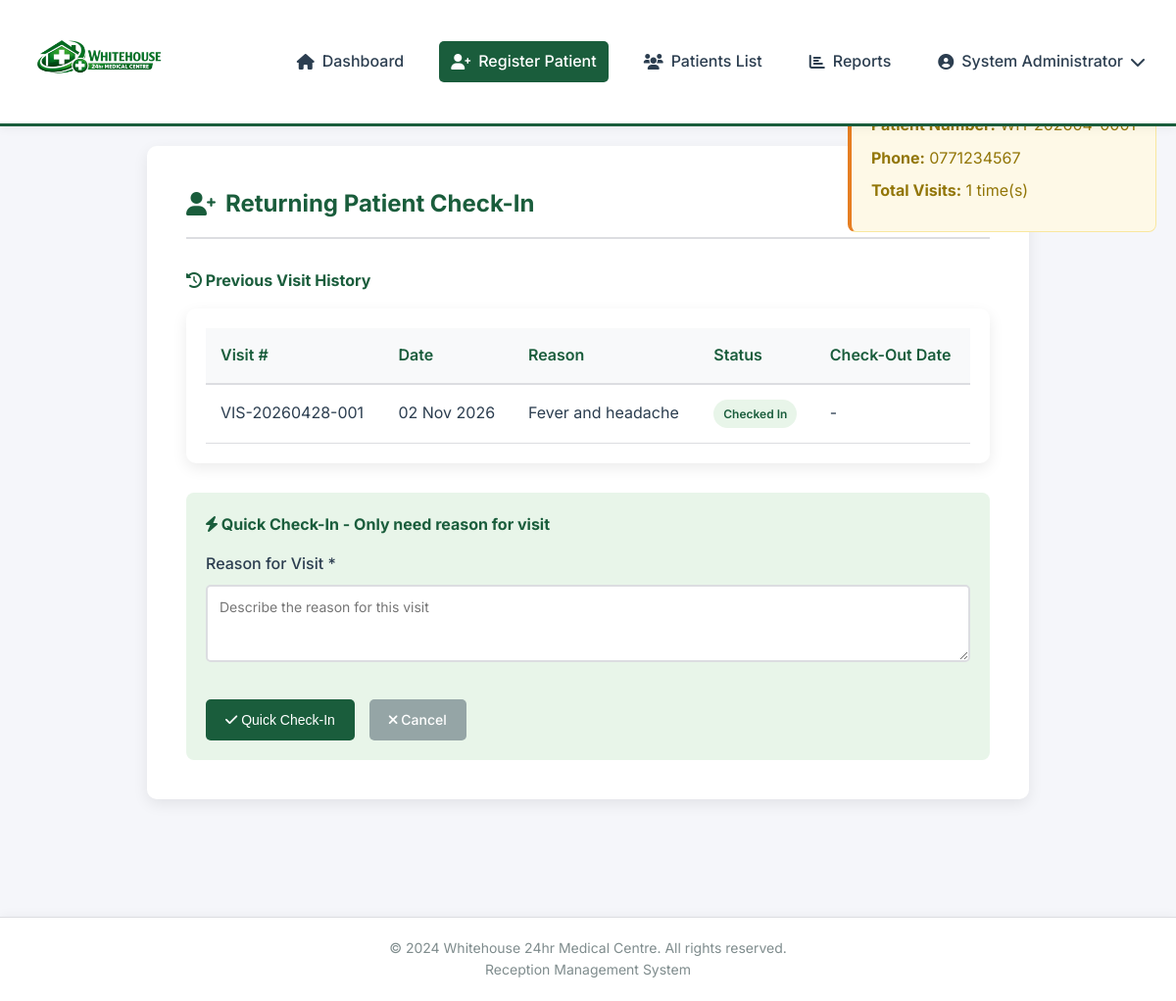
The page /pages/register-patient.php?quick=1 (signed in) on the database its author committed.
### tables this page shows
CREATE TABLE patients (
    patient_id INT PRIMARY KEY AUTO_INCREMENT,
    patient_number VARCHAR(20) UNIQUE NOT NULL,
    first_name VARCHAR(50) NOT NULL,
    last_name VARCHAR(50) NOT NULL,
    date_of_birth DATE NOT NULL,
    gender ENUM('Male', 'Female', 'Other') NOT NULL,
    phone VARCHAR(15),
    email VARCHAR(100),
    address TEXT,
    emergency_contact_name VARCHAR(100),
    emergency_contact_phone VARCHAR(15),
    created_at TIMESTAMP DEFAULT CURRENT_TIMESTAMP
);

CREATE TABLE visits (
    visit_id INT PRIMARY KEY AUTO_INCREMENT,
    patient_id INT NOT NULL,
    visit_number VARCHAR(20) UNIQUE NOT NULL,
    check_in_date DATE NOT NULL,
    check_in_time TIME NOT NULL,
    visit_reason TEXT,
    status ENUM('checked_in', 'checked_out') DEFAULT 'checked_in',
    check_out_date DATE NULL,
    check_out_time TIME NULL,
    check_out_notes TEXT,
    registered_by INT,
    checked_out_by INT,
    created_at TIMESTAMP DEFAULT CURRENT_TIMESTAMP,
    FOREIGN KEY (patient_id) REFERENCES patients(patient_id) ON DELETE CASCADE,
    FOREIGN KEY (registered_by) REFERENCES users(user_id),
    FOREIGN KEY (checked_out_by) REFERENCES users(user_id)
);

### includes/functions.php (called while the page is built, shortened)
<?php
function getPatientById($db, $patient_id) {
    $query = "SELECT * FROM patients WHERE patient_id = :patient_id";
    $stmt = $db->prepare($query);
    $stmt->bindParam(':patient_id', $patient_id);
    $stmt->execute();
    return $stmt->fetch(PDO::FETCH_ASSOC);
}
function getPatientVisits($db, $patient_id) {
    $query = "SELECT v.*,
              u1.full_name as registered_by_name,
              u2.full_name as checked_out_by_name,
              (SELECT COUNT(*) FROM inpatient_admissions WHERE visit_id = v.visit_id) as is_inpatient
              FROM visits v
              LEFT JOIN users u1 ON v.registered_by = u1.user_id
              LEFT JOIN users u2 ON v.checked_out_by = u2.user_id
              WHERE v.patient_id = :patient_id
              ORDER BY v.check_in_date DESC, v.check_in_time DESC";
    $stmt = $db->prepare($query);
    $stmt->bindParam(':patient_id', $patient_id);
    $stmt->execute();
    return $stmt->fetchAll(PDO::FETCH_ASSOC);
}
?>

### pages/register-patient.php (the view, shortened to what this page needs)
<?php
require_once '../includes/functions.php';
$database = new Database();
$db = $database->getConnection();
$returning_patient = null;
$previous_visits = [];
$quick_patient_id = isset($_GET['quick']) ? (int)$_GET['quick'] : 0;
if ($quick_patient_id) {
    $returning_patient = getPatientById($db, $quick_patient_id);
    if ($returning_patient) {
        $previous_visits = getPatientVisits($db, $quick_patient_id);
    }
}
include '../includes/header.php';
?>
<div class="container">
    <div class="form-container">
        <h1 class="form-title"><i class="fas fa-user-plus"></i> <?php echo $returning_patient ? 'Returning Patient Check-In' : 'Register New Patient (Check-In)'; ?></h1>
        <?php if($returning_patient): ?>
            <div class="returning-patient-alert">
                <div class="alert alert-warning returning-warning">
                    <h4><i class="fas fa-user-check"></i> Returning Patient Detected!</h4>
                    <p><strong>Patient:</strong> <?php echo htmlspecialchars($returning_patient['first_name'] . ' ' . $returning_patient['last_name']); ?></p>
                    <p><strong>Patient Number:</strong> <?php echo $returning_patient['patient_number']; ?></p>
                    <p><strong>Phone:</strong> <?php echo $returning_patient['phone'] ?? 'Not provided'; ?></p>
                    <p><strong>Total Visits:</strong> <?php echo count($previous_visits); ?> time(s)</p>
                </div>
                <?php if(!empty($previous_visits)): ?>
                <div class="history-section">
                    <h4><i class="fas fa-history"></i> Previous Visit History</h4>
                    <div class="table-container history-table">
                        <table class="data-table">
                            <thead><tr><th>Visit #</th><th>Date</th><th>Reason</th><th>Status</th><th>Check-Out Date</th></tr></thead>
                            <tbody>
                                <?php foreach($previous_visits as $visit): ?>
                                <tr>
                                    <td><?php echo $visit['visit_number']; ?></td>
                                    <td><?php echo date('d M Y', strtotime($visit['check_in_date'])); ?></td>
                                    <td><?php echo htmlspecialchars($visit['visit_reason']); ?></td>
                                    <td><span class="status-badge <?php echo $visit['status'] == 'checked_in' ? 'status-checked-in' : 'status-checked-out'; ?>"><?php echo $visit['status'] == 'checked_in' ? 'Checked In' : 'Checked Out'; ?></span></td>
                                    <td><?php echo $visit['check_out_date'] ? date('d M Y', strtotime($visit['check_out_date'])) : '-'; ?></td>
                                </tr>
                                <?php endforeach; ?>
                            </tbody>
                        </table>
                    </div>
                </div>
                <?php endif; ?>
                <div class="quick-registration-box">
                    <h4><i class="fas fa-bolt"></i> Quick Check-In - Only need reason for visit</h4>
                    <form method="POST">
                        <div class="form-group"><label>Reason for Visit *</label><textarea name="visit_reason" rows="3" required placeholder="Describe the reason for this visit"></textarea></div>
                        <div class="form-actions">
                            <button type="submit" class="btn btn-success"><i class="fas fa-check"></i> Quick Check-In</button>
                            <a href="register-patient.php" class="btn btn-secondary"><i class="fas fa-times"></i> Cancel</a>
                        </div>
                    </form>
                </div>
            </div>
        <?php endif; ?>
    </div>
</div>
<?php include '../includes/footer.php'; ?>

### assets/css/style.css (style rules this page uses)
:root { --primary-color: #1a5d3c; --primary-light: #2d7a4f; --primary-dark: #0e3d26; --success-color: #1a5d3c; --danger-color: #c0392b; --warning-color: #e67e22; --info-color: #2c3e50; --light-color: #e8f5e9; --text-color: #2c3e50; --text-muted: #7f8c8d; --border-color: #dcdde1; --bg-color: #f5f6fa; --white: #ffffff; --shadow: 0 5px 15px rgba(0,0,0,0.08); --shadow-hover: 0 8px 25px rgba(0,0,0,0.12); --transition: all 0.3s ease; }
* { margin: 0; padding: 0; box-sizing: border-box; }
body { font-family: 'Inter', sans-serif; line-height: 1.6; color: var(--text-color); background: var(--bg-color); min-height: 100vh; display: flex; flex-direction: column; position: relative; }
body::before { content: ''; position: fixed; top: 50%; left: 50%; transform: translate(-50%, -50%); width: 600px; height: 600px; background-image: url('../images/Whitehouse24hr.png'); background-repeat: no-repeat; background-position: center; background-size: contain; opacity: 0.06; z-index: 0; pointer-events: none; }
main, .container { position: relative; z-index: 1; }
.stat-card, .table-container, .form-container, .report-card, .report-header, .profile-card, .patient-summary, .filters-section, .login-box, .info-box, .modal-content, .patient-info-card, .history-stat-card, .add-user-form, .warning-box { background: var(--white); }
.container { max-width: 1400px; margin: 0 auto; padding: 0 20px 20px 20px; }
.btn { display: inline-block; padding: 10px 20px; border: none; border-radius: 5px; font-size: 14px; font-weight: 500; cursor: pointer; text-decoration: none; transition: var(--transition); }
.btn-success { background: var(--success-color); color: var(--white); }
.btn-secondary { background: #95a5a6; color: var(--white); }
.table-container { background: var(--white); border-radius: 10px; padding: 20px; box-shadow: var(--shadow); overflow-x: auto; animation: slideUp 0.5s ease; margin-bottom: 30px; }
table { width: 100%; border-collapse: collapse; }
th { background: #f8f9fa; padding: 15px; text-align: left; font-weight: 600; color: var(--primary-color); border-bottom: 2px solid var(--border-color); }
td { padding: 15px; border-bottom: 1px solid var(--border-color); }
.status-badge { padding: 5px 10px; border-radius: 20px; font-size: 12px; font-weight: 600; text-align: center; display: inline-block; white-space: nowrap; }
.status-checked-in { background: #e8f5e9; color: var(--primary-color); }
.form-container { background: var(--white); border-radius: 10px; padding: 40px; box-shadow: var(--shadow); max-width: 900px; margin: 0 auto 40px auto; animation: fadeIn 0.5s ease; }
.form-title { color: var(--primary-color); margin-bottom: 30px; padding-bottom: 15px; border-bottom: 2px solid var(--border-color); display: flex; align-items: center; gap: 10px; font-size: 24px; }
.form-group { margin-bottom: 20px; }
.form-group label { display: block; margin-bottom: 8px; font-weight: 500; color: var(--text-color); }
.form-group input, .form-group select, .form-group textarea { width: 100%; padding: 12px; border: 2px solid var(--border-color); border-radius: 5px; font-size: 14px; transition: var(--transition); font-family: 'Inter', sans-serif; }
.form-actions { display: flex; gap: 15px; margin-top: 30px; }
.alert { padding: 15px; border-radius: 5px; margin-bottom: 20px; position: fixed; top: 20px; right: 20px; z-index: 9999; animation: slideIn 0.3s ease; max-width: 400px; }
.alert-warning { background: #fef9e7; color: #927608; border: 1px solid #f9e79f; }
.returning-patient-alert { animation: fadeIn 0.5s ease; }
.alert-warning.returning-warning { background: #fef9e7; border-left: 4px solid var(--warning-color); padding: 20px; margin-bottom: 20px; border-radius: 8px; }
.alert-warning.returning-warning h4 { color: #927608; margin-bottom: 15px; }
.alert-warning.returning-warning p { margin-bottom: 8px; }
.history-section { margin-bottom: 20px; }
.history-section h4 { color: var(--primary-color); margin-bottom: 15px; }
.history-table { max-height: 300px; overflow-y: auto; }
.quick-registration-box { background: var(--light-color); padding: 20px; border-radius: 8px; margin-top: 20px; }
.quick-registration-box h4 { color: var(--primary-color); margin-bottom: 15px; }

### rows shown on the page
patients: phone "0771234567"
visits: visit_number "VIS-20260428-001", check_in_date "02 Nov 2026", visit_reason "Fever and headache", status "Checked In"

### other values the page prints
$_SESSION['full_name'] "System Administrator"
count($previous_visits) "1"
